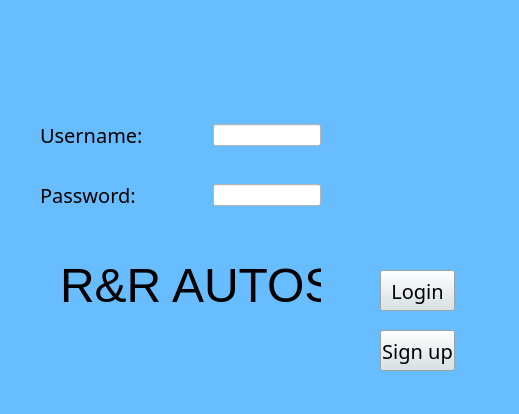
<?xml version="1.0" encoding="UTF-8"?>
<ui version="4.0">
 <class>login_form</class>
 <widget class="QWidget" name="login_form">
  <property name="geometry">
   <rect>
    <x>0</x>
    <y>0</y>
    <width>519</width>
    <height>414</height>
   </rect>
  </property>
  <property name="windowTitle">
   <string>Form</string>
  </property>
  <property name="styleSheet">
   <string notr="true">background-color: rgb(103,189,255);</string>
  </property>
  <widget class="QLabel" name="label">
   <property name="geometry">
    <rect>
     <x>350</x>
     <y>70</y>
     <width>131</width>
     <height>161</height>
    </rect>
   </property>
   <property name="text">
    <string/>
   </property>
   <property name="pixmap">
    <pixmap>../user2.png</pixmap>
   </property>
   <property name="scaledContents">
    <bool>true</bool>
   </property>
  </widget>
  <widget class="QPushButton" name="btn_login">
   <property name="geometry">
    <rect>
     <x>380</x>
     <y>270</y>
     <width>75</width>
     <height>41</height>
    </rect>
   </property>
   <property name="font">
    <font>
     <family>Acier DisplaySolid</family>
     <pointsize>15</pointsize>
    </font>
   </property>
   <property name="styleSheet">
    <string notr="true">background-color: rgb(213,226,229);</string>
   </property>
   <property name="text">
    <string>Login</string>
   </property>
  </widget>
  <widget class="QWidget" name="layoutWidget">
   <property name="geometry">
    <rect>
     <x>40</x>
     <y>120</y>
     <width>281</width>
     <height>30</height>
    </rect>
   </property>
   <layout class="QHBoxLayout" name="horizontalLayout">
    <item>
     <widget class="QLabel" name="label_2">
      <property name="font">
       <font>
        <family>Acier DisplaySolid</family>
        <pointsize>15</pointsize>
       </font>
      </property>
      <property name="text">
       <string>Username:</string>
      </property>
     </widget>
    </item>
    <item>
     <spacer name="horizontalSpacer">
      <property name="orientation">
       <enum>Qt::Horizontal</enum>
      </property>
      <property name="sizeHint" stdset="0">
       <size>
        <width>40</width>
        <height>20</height>
       </size>
      </property>
     </spacer>
    </item>
    <item>
     <widget class="QLineEdit" name="le_username">
      <property name="styleSheet">
       <string notr="true">background-color: rgb(255, 255, 255);</string>
      </property>
     </widget>
    </item>
   </layout>
  </widget>
  <widget class="QWidget" name="layoutWidget">
   <property name="geometry">
    <rect>
     <x>40</x>
     <y>180</y>
     <width>281</width>
     <height>30</height>
    </rect>
   </property>
   <layout class="QHBoxLayout" name="horizontalLayout_2">
    <item>
     <widget class="QLabel" name="label_3">
      <property name="font">
       <font>
        <family>Acier DisplaySolid</family>
        <pointsize>15</pointsize>
       </font>
      </property>
      <property name="text">
       <string>Password:</string>
      </property>
     </widget>
    </item>
    <item>
     <spacer name="horizontalSpacer_2">
      <property name="orientation">
       <enum>Qt::Horizontal</enum>
      </property>
      <property name="sizeHint" stdset="0">
       <size>
        <width>40</width>
        <height>20</height>
       </size>
      </property>
     </spacer>
    </item>
    <item>
     <widget class="QLineEdit" name="le_password">
      <property name="styleSheet">
       <string notr="true">background-color: rgb(255, 255, 255);</string>
      </property>
      <property name="echoMode">
       <enum>QLineEdit::Password</enum>
      </property>
     </widget>
    </item>
   </layout>
  </widget>
  <widget class="QPushButton" name="btn_sign_up">
   <property name="geometry">
    <rect>
     <x>380</x>
     <y>330</y>
     <width>75</width>
     <height>41</height>
    </rect>
   </property>
   <property name="font">
    <font>
     <family>Acier DisplaySolid</family>
     <pointsize>15</pointsize>
    </font>
   </property>
   <property name="styleSheet">
    <string notr="true">background-color: rgb(213,226,229);</string>
   </property>
   <property name="text">
    <string>Sign up</string>
   </property>
  </widget>
  <widget class="QLabel" name="label_4">
   <property name="geometry">
    <rect>
     <x>60</x>
     <y>250</y>
     <width>261</width>
     <height>71</height>
    </rect>
   </property>
   <property name="font">
    <font>
     <pointsize>36</pointsize>
    </font>
   </property>
   <property name="text">
    <string>R&amp;R AUTOS</string>
   </property>
  </widget>
 </widget>
 <resources/>
 <connections/>
</ui>
